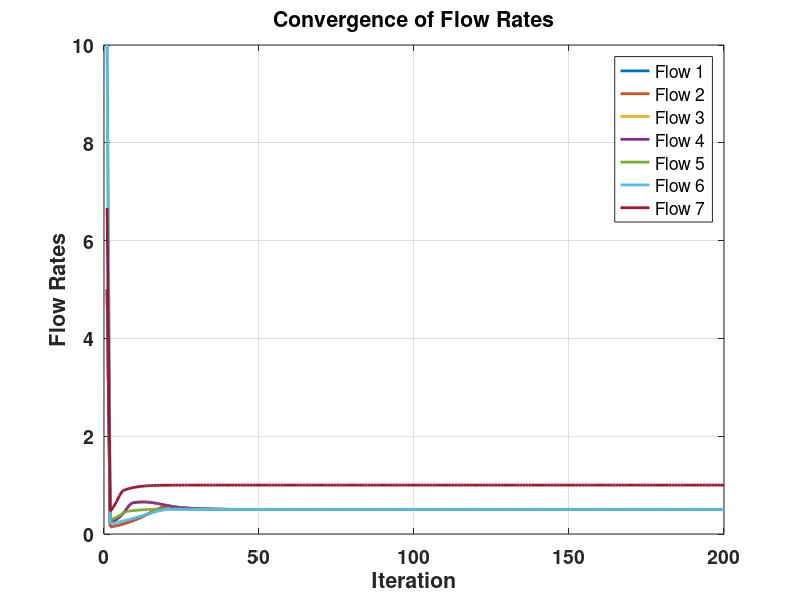
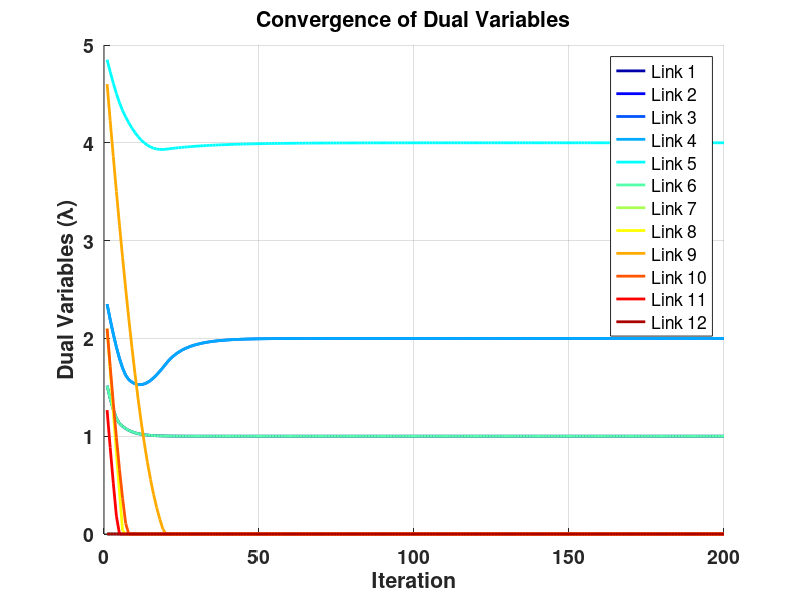

These figures' MATLAB source, in order:
clc;clear all;close all
Num_Links=12;
Num_Flows=7;
Max_Links_On_Path=4;

Link_Capacity=[1.0 1.0 1.0 1.0 1.0 1.0 2.0 2.0 2.0 2.0 2.0 2.0];
Flow_Weight=[1.0 1.0 1.0 1.0 2.0 2.0 2.0];

Flow_Path=[ [3 9 -1 -1]; ...
    [4 9 -1 -1]; ...
    [3 10 -1 -1]; ...
    [4 10 -1 -1]; ...
    [5 8 -1 -1]; ...
    [5 9 -1 -1]; ...
    [1 6 11 -1]];

A = zeros(Num_Links, Num_Flows); % 12*7
for i = 1:Num_Flows % ith flow
    for k = 1:Max_Links_On_Path % 1:1:4
        j = Flow_Path(i, k);
        if j ~= -1
            A(j, i) = 1; % flow i passes through link j
        end
    end
end

lambda = ones(Num_Links, 1)*0.1; % initialize for Lagrange multipliers
gamma = 0.25;% step size
Max_Iter = 200; 

lambda_matrix = zeros(Num_Links, Max_Iter);
x_matrix = zeros(Num_Flows, Max_Iter); 

for iter = 1:Max_Iter
    x = zeros(Num_Flows, 1); % rate flow matrix x
    for i = 1:Num_Flows
        idx = find(A(:,i) == 1); % find j:Aji=1
        if isempty(idx)
            continue;
        end
        denominator = sum(lambda(idx));
        if denominator < 1e-10
            x(i) = 0; 
        else
            x(i) = Flow_Weight(i) / denominator;
        end
    end

    gradient_g = Link_Capacity' - A*x;
    lambda = lambda-gamma*gradient_g; % update lambda
    lambda = max(lambda,0); % lambda >= 0

    lambda_matrix(:, iter) = lambda;
    x_matrix(:, iter) = x;
end

figure;
plot(x_matrix','LineWidth',2);
xlabel('Iteration');
ylabel('Flow Rates');
title('Convergence of Flow Rates');
legend('Flow 1', 'Flow 2', 'Flow 3', 'Flow 4', 'Flow 5', 'Flow 6', 'Flow 7');
grid on;
set(gca, 'FontSize', 14, 'FontWeight', 'bold');

figure;
colors = jet(12);  hold on;
for i = 1:12
    plot(lambda_matrix(i, :), 'LineWidth', 2, 'Color', colors(i, :));
end
hold off;
legend('Link 1','Link 2','Link 3','Link 4','Link 5','Link 6', ...
       'Link 7','Link 8','Link 9','Link 10','Link 11','Link 12'); 
xlabel('Iteration');
ylabel('Dual Variables (\lambda)');
title('Convergence of Dual Variables');
grid on;
set(gca, 'FontSize', 14, 'FontWeight', 'bold');


%% Verify final results from (b)
final_flow_rate = x_matrix(:, end);
final_lambda    = lambda_matrix(:, end);
tol = 1e-6;
% 1) Primal: Ax <= c
Ax = A * final_flow_rate;
max_Ax_minus_c = max(Ax - Link_Capacity');
fprintf('=== Primal feasibility: Ax <= c ===\n');
fprintf('Ax values:'); fprintf('%g ', Ax); fprintf('\n');
fprintf('Link capacities (c):'); fprintf('%g ', Link_Capacity); fprintf('\n');
fprintf('Max(Ax-c) = %e\n', max_Ax_minus_c);
if max_Ax_minus_c <= tol
    fprintf('Result: PASS\n');
else
    fprintf('Result: FAIL\n');
end

% 2) Primal: x >= 0
min_flow = min(final_flow_rate);
fprintf('\n=== Primal feasibility:x >= 0 ===\n');
fprintf('Final flow rates:'); fprintf('%g ', final_flow_rate); fprintf('\n');
fprintf('Min(x) = %e\n', min_flow);
if min_flow >= -tol
    fprintf('Result: PASS\n');
else
    fprintf('Result: FAIL\n');
end

% 3) Dual: lambda >= 0
min_lambda = min(final_lambda);
fprintf('\n=== Dual feasibility: lambda >= 0 ===\n');
fprintf('Final lambda values:'); fprintf('%g ', final_lambda); fprintf('\n');
fprintf('Min(lambda) = %e\n', min_lambda);
if min_lambda >= -tol
    fprintf('Result: PASS\n');
else
    fprintf('Result: FAIL\n');
end

% 4) Complementary slackness: lambda_i * (Ax_i - c_i) = 0
comp_slack = final_lambda .* (Ax - Link_Capacity');
max_comp_violation = max(abs(comp_slack));
fprintf('\n=== Complementary slackness ===\n');
fprintf('lambda.* (Ax-c):'); fprintf('%g ', comp_slack); fprintf('\n');
fprintf('Max|lambda.*(Ax-c)| = %e\n', max_comp_violation);
if max_comp_violation <= tol
    fprintf('Result: PASS\n');
else
    fprintf('Result: FAIL\n');
end

% 5) Stationarity: w_i/x_i - sum_j lambda_j = 0
stationarity = zeros(Num_Flows,1);
for i = 1:Num_Flows
    idx = find(A(:,i));
    stationarity(i) = Flow_Weight(i)/final_flow_rate(i) - sum(final_lambda(idx));
end
max_stat_violation = max(abs(stationarity));
fprintf('\n=== Stationarity ===\n');
fprintf('w_i/x_i-sum lambda:'); fprintf('%g ', stationarity); fprintf('\n');
fprintf('Max|stationarity| = %e\n', max_stat_violation);
if max_stat_violation <= tol
    fprintf('Result: PASS\n');
else
    fprintf('Result: FAIL\n');
end




